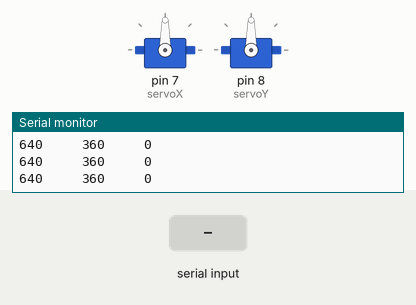
This sketch was run on a simulated Arduino Uno, built with avr-gcc and run on an emulated ATmega328P. On the bench: 2 × servo, the last lines printed to the serial monitor. The inputs (shaded band) are chosen by the test bench.

Above: at 1.2 s.
1.3 s: "90,45,200A" received over Serial
At 3.9 s:
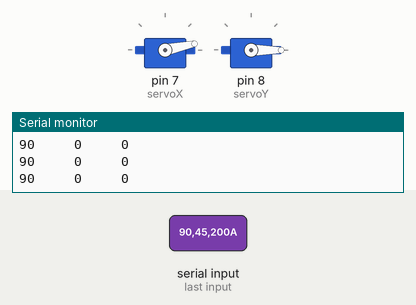
4.3 s: "200A" received over Serial
At 7.1 s:
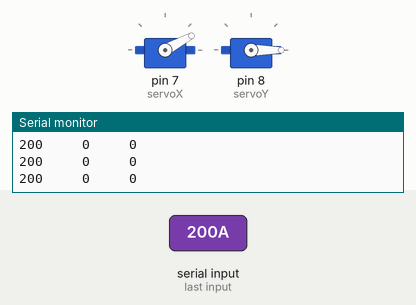
7.3 s: "30,150,10A" received over Serial
At 10.1 s:
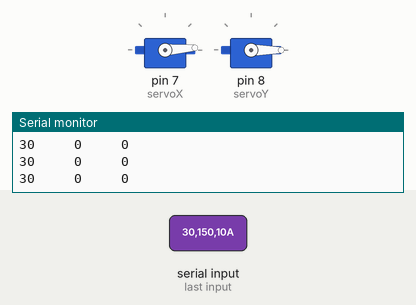
10.3 s: "5A" received over Serial
At 12.8 s:
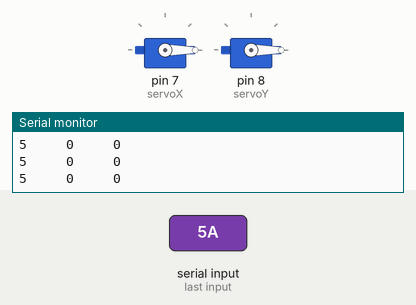
Timing chart, 0 to 14.3 s (numbered marks = the images above; inputs shaded):
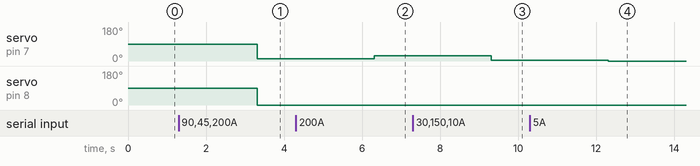

Measured:
- after the input at 1.3 s, servo on pin 7 (servoX): 90° → 12° after 2.0 s; servo on pin 8 (servoY): 90° → 0° after 2.0 s
- after the input at 4.3 s, servo on pin 7 (servoX): 12° → 28° after 2.0 s
- after the input at 7.3 s, servo on pin 7 (servoX): 28° → 4° after 2.0 s
- after the input at 10.3 s, servo on pin 7 (servoX): 4° → 0° after 2.0 s

The sketch:

servoXY2.ino
```cpp
#include <Servo.h>

Servo servoX;
Servo servoY;

int anguloX;
int anguloY;

byte led1 = 2;
byte led2 = 3;
byte led3 = 4;
byte led4 = 5;
byte led5 = 6;

String str1;
String str2;
String str3;
String str4;
String str5;

int dato1 = 640;
int dato2 = 360;
int dato3;
int dato4;
int dato5;

void setup() {
  Serial.begin(9600);
  servoX.attach(7);
  servoY.attach(8);
}

void loop() {

  if(Serial.available()){
    //         leer cadena hasta...
    str1 = Serial.readStringUntil('A');
    dato1 = str1.toInt();

    str2 = Serial.readStringUntil('B');
    dato2 = str2.toInt();

    str3 = Serial.readStringUntil('\n');
    dato3 = str3.toInt();
  }

  if(dato3 < 50){
    anguloX = map(dato1, 0, 1280, 0, 180);
    anguloY = map(dato2, 0, 720, 0, 180);

    servoX.write(anguloX);
    servoY.write(anguloY);
  }
  else{
    servoX.write(90);
    servoY.write(90);
  }

  Serial.print(dato1);
  Serial.print("     ");
  Serial.print(dato2);
  Serial.print("     ");
  Serial.println(dato3);
}
```
